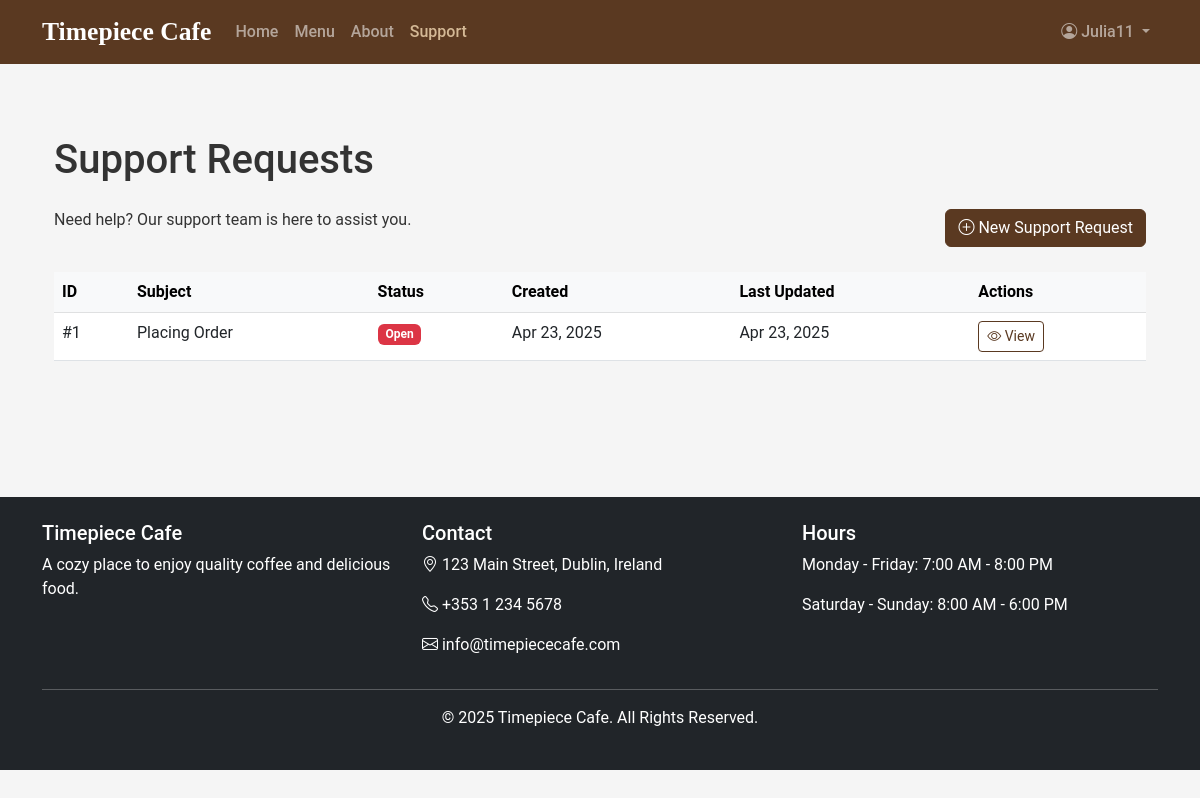
Page /support/ (signed in) on the committed database.
### cafe/models.py (models this page shows, shortened)
class SupportRequest(models.Model):
    STATUS_CHOICES = [
        ('OPEN', 'Open'),  # New request awaiting staff attention
        ('IN_PROGRESS', 'In Progress'),  # Staff working on resolution
        ('RESOLVED', 'Resolved'),  # Issue addressed by staff
        ('CLOSED', 'Closed'),  # Final state after customer confirmation
    ]
    customer = models.ForeignKey(User, on_delete=models.CASCADE, related_name='support_requests')  # Customer with issue
    subject = models.CharField(max_length=200)  # Brief description of problem
    description = models.TextField()  # Detailed explanation of issue
    status = models.CharField(max_length=20, choices=STATUS_CHOICES, default='OPEN')  # Request status
    created_at = models.DateTimeField(auto_now_add=True)  # When request was submitted
    updated_at = models.DateTimeField(auto_now=True)  # Last activity timestamp
    resolved_at = models.DateTimeField(null=True, blank=True)  # When marked as resolved
    assigned_to = models.ForeignKey(User, on_delete=models.SET_NULL, null=True, blank=True, related_name='assigned_support_requests')  # Staff member handling case

### cafe/views.py (the view)
# urls.py: path('support/', views.support_request_list, name='support_request_list'),  # View support tickets
@login_required
def support_request_list(request):
    if request.user.is_staff:
        support_requests = SupportRequest.objects.all().order_by('-created_at')
    else:
        support_requests = SupportRequest.objects.filter(customer=request.user).order_by('-created_at')
    context = {
        'support_requests': support_requests
    }
    return render(request, 'cafe/support_request_list.html', context)

### templates/cafe/support_request_list.html (shortened to what this page needs)
{% extends 'base.html' %} {% load static %}  {% block content %}
<div class="container my-5">
  <div class="row">
    <div class="col-12">
      <h1 class="mb-4">Support Requests</h1>
      <div class="d-flex justify-content-between align-items-center mb-4">
        <p>Need help? Our support team is here to assist you.</p>
        <a
          href="{% url 'cafe:support_request_create' %}"
          class="btn btn-primary"
        >
          <i class="bi bi-plus-circle"></i> New Support Request
        </a>
      </div>
       {% if support_requests %}
      <div class="table-responsive">
        <table class="table table-hover">
          <thead class="table-light">
            <tr>
              <th>ID</th>
              <th>Subject</th>
              <th>Status</th>
              <th>Created</th>
              <th>Last Updated</th>
              <th>Actions</th>
            </tr>
          </thead>
          <tbody>
            {% for request in support_requests %}
            <tr>
              <td>#{{ request.id }}</td>
              <td>{{ request.subject }}</td>
              <td>
                {% if request.status == 'OPEN' %}
                <span class="badge bg-danger">Open</span>
                {% elif request.status == 'IN_PROGRESS' %}
                <span class="badge bg-warning text-dark">In Progress</span>
                {% elif request.status == 'RESOLVED' %}
                <span class="badge bg-success">Resolved</span>
                {% elif request.status == 'CLOSED' %}
                <span class="badge bg-secondary">Closed</span>
                {% endif %}
              </td>
              <td>{{ request.created_at|date:"M d, Y" }}</td>
              <td>{{ request.updated_at|date:"M d, Y" }}</td>
              <td>
                <a
                  href="{% url 'cafe:support_request_detail' request_id=request.id %}"
                  class="btn btn-sm btn-outline-primary"
                >
                  <i class="bi bi-eye"></i> View
                </a>
              </td>
            </tr>
            {% endfor %}
          </tbody>
        </table>
      </div>
      {% endif %}
    </div>
  </div>
</div>
{% endblock %}

### templates/base.html (shortened to what this page needs)
<!DOCTYPE html>
<html lang="en">
  <head>
    <link
      href="https://cdn.jsdelivr.net/npm/bootstrap@5.3.0/dist/css/bootstrap.min.css"
      rel="stylesheet"
    />
    <link
      rel="stylesheet"
      href="https://cdn.jsdelivr.net/npm/bootstrap-icons@1.10.0/font/bootstrap-icons.css"
    />
    {% load static %}
    <link rel="stylesheet" href="{% static 'css/style.css' %}" />
  </head>
  <body>
    <header>
      <nav class="navbar navbar-expand-lg navbar-dark bg-dark">
        <div class="container">
          <a class="navbar-brand" href="{% url 'cafe:home' %}"
            >Timepiece Cafe</a
          >
          <div class="collapse navbar-collapse" id="navbarNav">
            <ul class="navbar-nav me-auto">
              <li class="nav-item">
                <a
                  class="nav-link {% if request.path == '/' %}active{% endif %}"
                  href="{% url 'cafe:home' %}"
                  >Home</a
                >
              </li>
              <li class="nav-item">
                <a
                  class="nav-link {% if 'menu' in request.path %}active{% endif %}"
                  href="{% url 'cafe:menu' %}"
                  >Menu</a
                >
              </li>
              <li class="nav-item">
                <a
                  class="nav-link {% if 'about' in request.path %}active{% endif %}"
                  href="{% url 'cafe:about' %}"
                  >About</a
                >
              </li>
              <li class="nav-item">
                <a
                  class="nav-link {% if 'support' in request.path %}active{% endif %}"
                  href="{% url 'cafe:support_request_list' %}"
                  >Support</a
                >
              </li>
            </ul>
            <ul class="navbar-nav">
              {% if user.is_authenticated %}
              <li class="nav-item dropdown">
                <a
                  class="nav-link dropdown-toggle"
                  href="#"
                  id="navbarDropdown"
                  role="button"
                  data-bs-toggle="dropdown"
                  aria-expanded="false"
                >
                  <i class="bi bi-person-circle"></i> {{ user.username }}
                </a>
              </li>
              {% endif %}
            </ul>
          </div>
        </div>
      </nav>
    </header>
    <main class="container py-4">
       {% block content %}{% endblock %}
    </main>
    <footer class="bg-dark text-white py-4 mt-5">
      <div class="container">
        <div class="row">
          <div class="col-md-4">
            <h5>Timepiece Cafe</h5>
            <p>A cozy place to enjoy quality coffee and delicious food.</p>
          </div>
          <div class="col-md-4">
            <h5>Contact</h5>
            <address>
              <p>
                <i class="bi bi-geo-alt"></i> 123 Main Street, Dublin, Ireland
              </p>
              <p><i class="bi bi-telephone"></i> +353 1 234 5678</p>
              <p><i class="bi bi-envelope"></i> info@timepiececafe.com</p>
            </address>
          </div>
          <div class="col-md-4">
            <h5>Hours</h5>
            <p>Monday - Friday: 7:00 AM - 8:00 PM</p>
            <p>Saturday - Sunday: 8:00 AM - 6:00 PM</p>
          </div>
        </div>
        <hr />
        <div class="text-center">
          <p>&copy; {% now "Y" %} Timepiece Cafe. All Rights Reserved.</p>
        </div>
      </div>
    </footer>
  </body>
</html>

### static/css/style.css (style rules this page uses)
:root { --primary-color: #5a3921; --secondary-color: #d4b996; --accent-color: #e09f3e; --light-color: #f8f9fa; --dark-color: #343a40; }
body { font-family: "Roboto", sans-serif; background-color: #f5f5f5; color: #333; }
.navbar-dark { background-color: var(--primary-color) !important; }
.navbar-brand { font-family: "Playfair Display", serif; font-weight: bold; font-size: 1.6rem; }
.nav-link { font-weight: 500; }
.nav-link.active { color: var(--secondary-color) !important; }
footer { background-color: var(--primary-color) !important; }
.btn-primary { background-color: var(--primary-color); border-color: var(--primary-color); }
.btn-outline-primary { color: var(--primary-color); border-color: var(--primary-color); }

### rows in the picture
SupportRequest: id "1", subject "Placing Order", status "Open", created_at "Apr 23, 2025", updated_at "Apr 23, 2025"

### other values in the picture
{{ user.username }} "Julia11"
